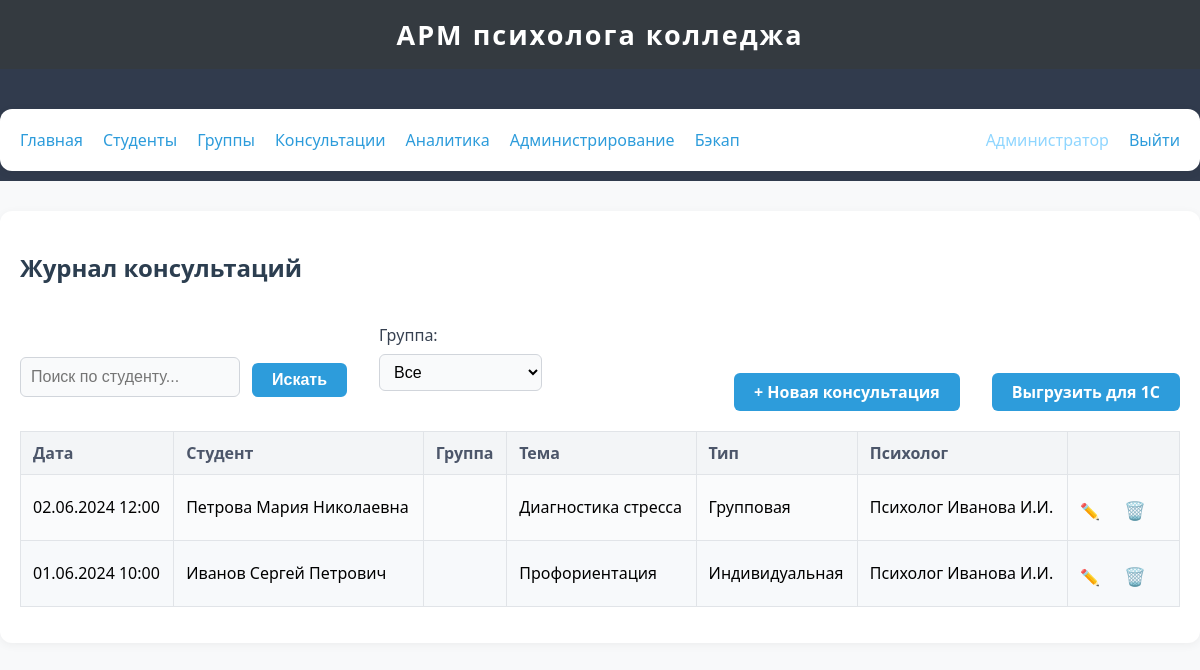
Before: /consultations/ (signed in) with the older database file.
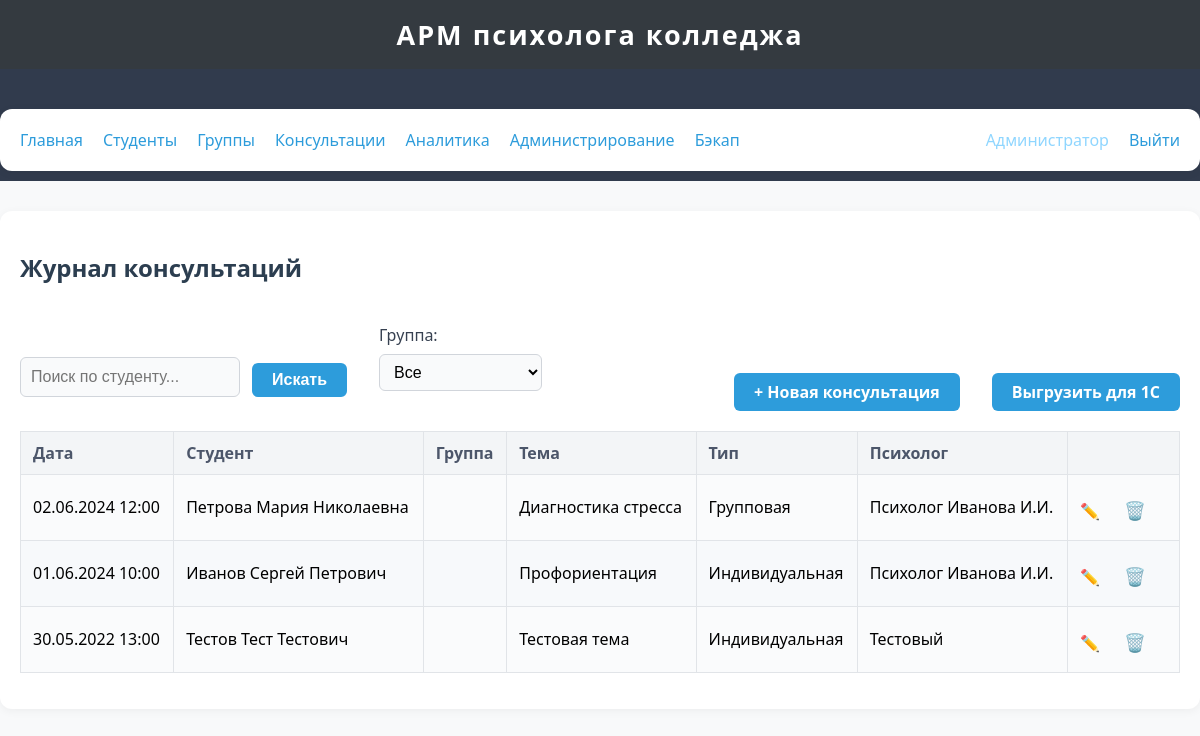
After: the same page with the newer database file.
### app/models.py (models this page shows, shortened)
class User(db.Model, UserMixin):
    __tablename__ = 'users'
    id = db.Column(db.Integer, primary_key=True)
    username = db.Column(db.String(64), unique=True, nullable=False)
    password_hash = db.Column(db.String(128), nullable=False)
    role = db.Column(db.String(16), nullable=False, default='psychologist')  # 'psychologist' or 'admin'
    full_name = db.Column(db.String(128), nullable=True)

class Consultation(db.Model):
    __tablename__ = 'consultations'
    id = db.Column(db.Integer, primary_key=True)
    date = db.Column(db.DateTime, nullable=False, default=datetime.utcnow)
    student_id = db.Column(db.Integer, db.ForeignKey('students.id'), nullable=False)
    group_id = db.Column(db.Integer, db.ForeignKey('groups.id'), nullable=True)
    topic = db.Column(db.String(255), nullable=False)
    consultation_type = db.Column(db.String(64), nullable=False)   # индивидуальная, групповая, тестирование и др.
    result = db.Column(db.String(255), nullable=True)
    psychologist = db.Column(db.String(128), nullable=True)        # ФИО психолога

class Student(db.Model):
    __tablename__ = 'students'
    id = db.Column(db.Integer, primary_key=True)
    full_name = db.Column(db.String(128), nullable=False)
    group_id = db.Column(db.Integer, db.ForeignKey('groups.id'), nullable=True)
    date_of_birth = db.Column(db.Date, nullable=True)
    consultations = db.relationship('Consultation', backref='student', lazy=True)

### app/routes/consultations.py (the view)
@consultations_bp.route('/', methods=['GET', 'POST'])
@login_required
def list_consultations():
    form = SearchForm()
    query = Consultation.query.order_by(Consultation.date.desc())
    search = form.query.data if form.validate_on_submit() else request.args.get('query', '')
    if search:
        query = query.join(Student).filter(Student.full_name.ilike(f"%{search}%"))
    group_id = request.args.get('group_id', type=int)
    if group_id:
        query = query.filter(Consultation.group_id == group_id)
    consultations = query.all()
    groups = Group.query.all()
    return render_template('consultations/list.html', consultations=consultations, groups=groups, form=form, group_id=group_id, search=search)

### app/forms.py
class SearchForm(FlaskForm):
    query = StringField('Поиск', validators=[Optional()])
    submit = SubmitField('Искать')

### app/templates/consultations/list.html (shortened to what this page needs)
{% extends 'base.html' %}
{% block content %}
<h2>Журнал консультаций</h2>
<div class="filter-row">
    <form method="get" class="search-box" style="margin-right:10px;">
        {{ form.query(size=24, placeholder="Поиск по студенту...") }}
        <button type="submit" class="btn">Искать</button>
    </form>
    <form method="get">
        <label for="group_id">Группа:</label>
        <select name="group_id" id="group_id" onchange="this.form.submit()">
            <option value="">Все</option>
        </select>
    </form>
    <a href="{{ url_for('consultations.add_consultation') }}" class="btn">+ Новая консультация</a>
    <a href="{{ url_for('consultations.export_consultations') }}" class="btn" style="margin-left:10px;">Выгрузить для 1С</a>
</div>
<table id="consultationsTable">
    <thead>
        <tr>
            <th>Дата</th>
            <th>Студент</th>
            <th>Группа</th>
            <th>Тема</th>
            <th>Тип</th>
            <th>Психолог</th>
            <th></th>
        </tr>
    </thead>
    <tbody>
    {% for c in consultations %}
        <tr>
            <td>{{ c.date.strftime('%d.%m.%Y %H:%M') }}</td>
            <td>{{ c.student.full_name if c.student else '' }}</td>
            <td>{{ c.group.name if c.group else '' }}</td>
            <td>{{ c.topic }}</td>
            <td>{{ c.consultation_type }}</td>
            <td>{{ c.psychologist }}</td>
            <td>
                <a href="{{ url_for('consultations.edit_consultation', consultation_id=c.id) }}" title="Редактировать">✏️</a>
                <form method="post" action="{{ url_for('consultations.delete_consultation', consultation_id=c.id) }}"
                      style="display:inline;" class="delete-form">
                    <button type="submit" title="Удалить" style="background:none;border:none;color:#e74c3c;font-size:1.1em;cursor:pointer;">🗑️</button>
                </form>
            </td>
        </tr>
    {% else %}
        <tr>
            <td colspan="7"><i>Нет консультаций.</i></td>
        </tr>
    {% endfor %}
    </tbody>
</table>
{% endblock %}

### app/templates/base.html (shortened to what this page needs)
<!DOCTYPE html>
<html lang="ru">
<head>
    <link rel="stylesheet" href="{{ url_for('static', filename='css/style.css') }}">
</head>
<body>
    <header>
        <div style="font-size:1.3em; font-weight:600;">АРМ психолога колледжа</div>
    </header>
    <nav style="background:#313b4d; padding:10px 0;">
        <div class="container" style="display:flex;gap:20px;align-items:center;">
            <a href="{{ url_for('index') }}">Главная</a>
            <a href="{{ url_for('students.list_students') }}">Студенты</a>
            <a href="{{ url_for('groups.list_groups') }}">Группы</a>
            <a href="{{ url_for('consultations.list_consultations') }}">Консультации</a>
            <a href="{{ url_for('analytics.overview') }}">Аналитика</a>
            {% if current_user.is_authenticated and current_user.role == 'admin' %}
                <a href="{{ url_for('admin.users') }}">Администрирование</a>
                <a href="{{ url_for('backup.backup_page') }}">Бэкап</a>
            {% endif %}
            {% if current_user.is_authenticated %}
                <span style="color:#8fd6ff;font-weight:500;">{{ current_user.full_name or current_user.username }}</span>
                <a href="{{ url_for('auth.logout') }}">Выйти</a>
            {% else %}
                <a href="{{ url_for('auth.login') }}">Войти</a>
            {% endif %}
        </div>
    </nav>
    <div class="container">
        {% block content %}
        {% endblock %}
    </div>
</body>
</html>

### app/static/css/style.css (style rules this page uses)
body { background: #f8f9fa; font-family: "Segoe UI", Arial, sans-serif; font-size: 16px; margin: 0; padding: 0; }
header, nav, .navbar, .sidebar { background: #343a40; color: #fff; }
header { padding: 16px 0; text-align: center; font-size: 1.3em; letter-spacing: 2px; }
.container { max-width: 1200px; margin: 30px auto 0 auto; padding: 20px; background: #fff; border-radius: 12px; box-shadow: 0 2px 10px rgba(0,0,0,0.05); }
h1, h2, h3 { color: #2c3e50; font-weight: 600; }
table { width: 100%; border-collapse: collapse; margin: 16px 0; background: #fafbfc; }
th, td { border: 1px solid #e1e4e8; padding: 10px 12px; text-align: left; vertical-align: middle; }
th { background: #f3f5f7; color: #4c566a; font-weight: bold; }
tr:nth-child(even) { background: #f7f9fb; }
form { margin: 20px 0; }
label { display: block; margin-bottom: 6px; font-weight: 500; color: #374151; }
input[type="text"], input[type="password"], input[type="date"], input[type="datetime-local"], select, textarea { width: 100%; padding: 8px 10px; font-size: 1em; border: 1px solid #d1d5db; border-radius: 6px; outline: none; background: #f9fafb; box-sizing: border-box; margin-top: 2px; }
button, .btn { background: #2d9cdb; color: #fff; border: none; border-radius: 6px; padding: 8px 20px; font-size: 1em; font-weight: 600; cursor: pointer; transition: background 0.15s; margin-top: 8px; }
a { color: #2d9cdb; text-decoration: none; transition: color 0.17s; }
.search-box { margin: 0 0 14px 0; display: flex; gap: 12px; }
.search-box input[type="text"] { width: 220px; min-width: 150px; }
.filter-row { margin: 12px 0 20px 0; display: flex; gap: 22px; align-items: flex-end; }

Changed rows visible on the page:
added Consultation: date "30.05.2022 13:00", student "Тестов Тест Тестович", topic "Тестовая тема", consultation_type "Индивидуальная", psychologist "Тестовый"
